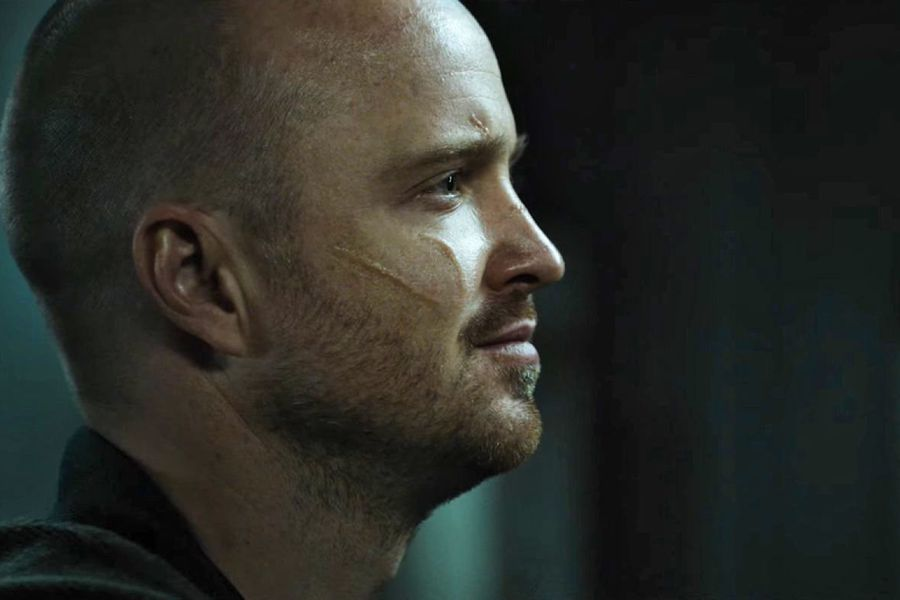
#> input picture jesse.jpg, 900 x 600 px
$ python getaffine.py
#> lines starting #> are read from the running program, lines starting #| are printed output that depends on the picture
import cv2
from matplotlib import pyplot as plt
import numpy as np
import math

'''
def oper(M,img,hei,wei):
    h,w,c=img.shape
    img_out=np.zeros((hei,wei,c),np.uint8)
    iden=np.array([[M[1][1],M[1][0]],[M[0][1],M[0][0]]])
    B=np.array([[M[1][2]],[M[0][2]]])
    for i in range(h):
        for j in range(w):
            vector=np.array([[i],[j]])
            aux=img[i][j]
            res=np.dot(iden,vector)+B
            res=res.astype(int)
            if(res[0][0]<img_out.shape[0] and res[0][0]>=0):
                if(res[1][0]<img_out.shape[1] and res[1][0]>=0):
                    img_out[res[0][0]][res[1][0]]=aux


    return img_out
'''

def oper(M,img,hei,wei):
    X=[0,0]
    h,w,c=img.shape
    img_out=np.zeros((hei,wei,c),np.uint8)
    iden=np.array([[M[1][1],M[1][0]],[M[0][1],M[0][0]]])
    B=np.array([[M[1][2]],[M[0][2]]])
    for i in range(hei):
        for j in range(wei):
            vector=np.array([[i],[j]])
            Y=vector-B
            X=cv2.solve(iden,Y)
            #print(X)
            x=int(X[1][0][0])
            y=int(X[1][1][0])
            #print(x,y)
            if(x<img_out.shape[0] and x>=0):
                if(y<img_out.shape[1] and y>=0):
                    print(x,y,"---",i,j)
                    img_out[i][j]=img[x][y]


    return img_out


#ROTACION
img= cv2.imread('jesse.jpg')
#> img is the input picture: shape (600, 900, 3); mean B, G, R 39.9, 45, 43.4
angu=math.radians(65)
f,c,x=img.shape
#> f = 600; c = 900; x = 3
M=np.array([[math.cos(angu), math.sin(angu), (1 - math.cos(angu)) * c/2 - math.sin(angu) * f/2], [-math.sin(angu), math.cos(angu), math.sin(angu) * c/2 + (1 - math.sin(angu)) * f/2]])
res = oper(M,img,f,c)
#> after the loop in oper, `for i in range(hei):`:
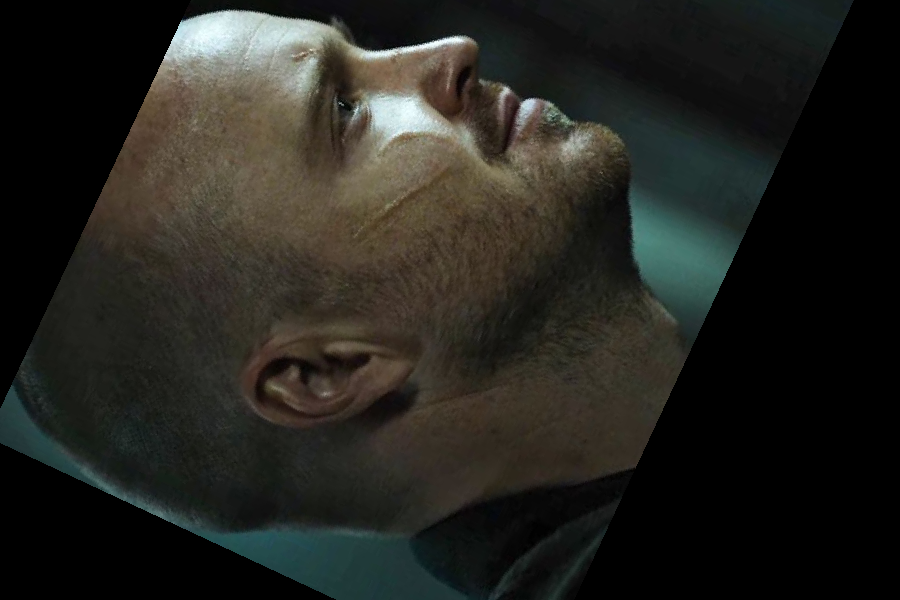
#> img_out: shape (600, 900, 3); mean B, G, R 31.2, 36.3, 36.5
cv2.imwrite('mirota.jpg',res);
M2 = np.float32([[math.cos(angu), math.sin(angu), (1 - math.cos(angu)) * c/2 - math.sin(angu) * f/2], [-math.sin(angu), math.cos(angu), math.sin(angu) * c/2 + (1 - math.sin(angu)) * f/2]])
cv2.imwrite('cv_rotate.jpg',cv2.warpAffine(img, M2, (c, f)))

'''
#Esala

img= cv2.imread('jesse.jpg')
f,c,x=img.shape
M=np.array([[2,0,0],[0,0.5,0]])
res = oper(M,img,int(f/2),int(c*2))
dst=cv2.warpAffine(img, M, (c*2, int(f/2)))
#Warpaffine
cv2.imshow('escalecv.jpg',dst)
#Función propia
cv2.imshow('miescale.jpg',res)
'''
